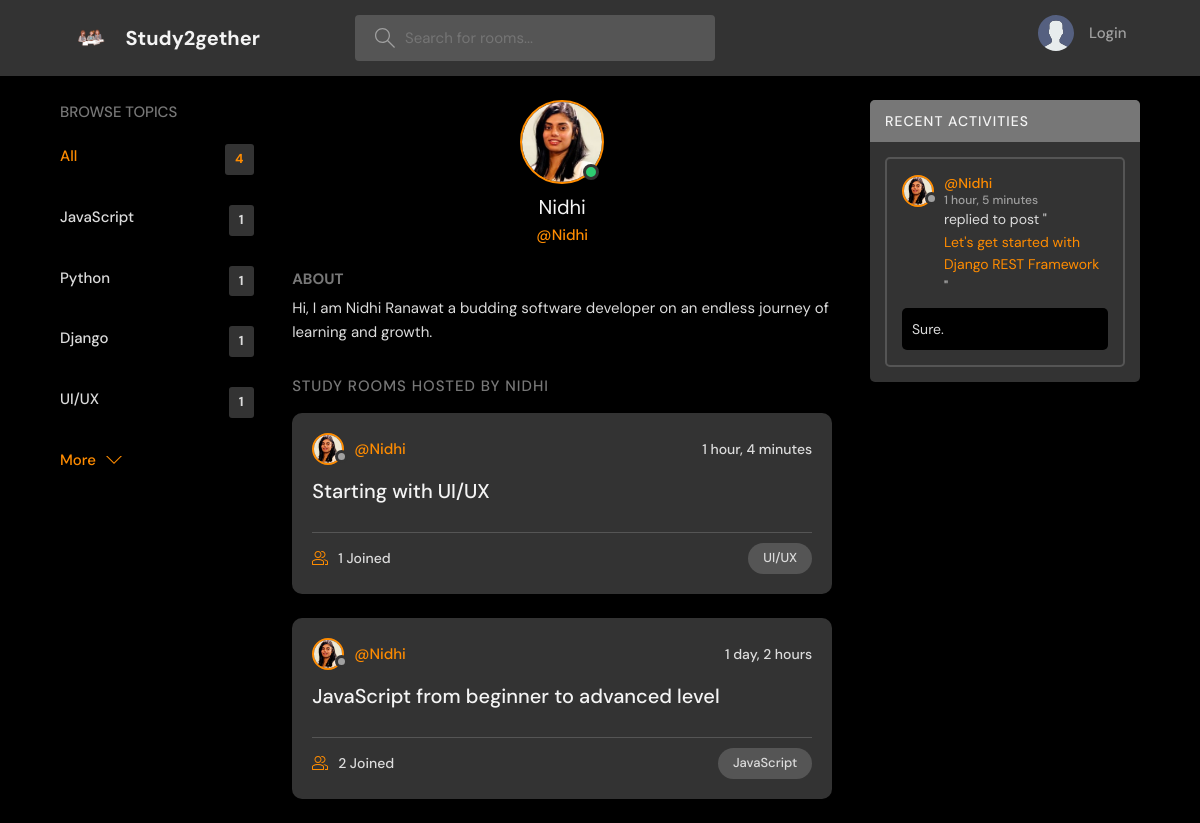
The app's page /profile/1 with its own data.
### base/models.py (models this page shows, shortened)
class Topic(models.Model):
    name = models.CharField(max_length=200)

class User(AbstractUser):
    name = models.CharField(max_length=200, null=True)
    email = models.EmailField(unique=True,null=True)
    bio = models.TextField(null=True)
    avatar = models.ImageField(null=True, default="avatar.svg")
    USERNAME_FIELD = 'email'
    REQUIRED_FIELDS = []

class Room(models.Model):
    host = models.ForeignKey(User, on_delete=models.SET_NULL, null=True)
    topic = models.ForeignKey(Topic, on_delete=models.SET_NULL, null=True)
    name = models.CharField(max_length=200)
    description = models.TextField(null=True, blank=True)
    participants = models.ManyToManyField(User, related_name='participants')
    updated = models.DateTimeField(auto_now=True)
    created = models.DateTimeField(auto_now_add=True)
    class Meta:
        ordering = ['-updated', '-created']
    def __str__(self):
        return self.name

class Messages(models.Model):
    user = models.ForeignKey(User, on_delete=models.CASCADE)
    room = models.ForeignKey(Room, on_delete=models.CASCADE)
    body = models.TextField()
    updated = models.DateTimeField(auto_now=True)
    created = models.DateTimeField(auto_now_add=True)
    class Meta:
        ordering = ['-updated', '-created']

### base/views.py (the view)
# urls.py: path("profile/<str:pk>", views.userProfile, name="user-profile"),
def userProfile(request,pk):
    user = User.objects.get(id=pk)
    rooms = user.room_set.all()
    room_msg = user.messages_set.all()
    topics = Topic.objects.all()
    context = {'user' : user, 'rooms' : rooms, 'room_msgs' : room_msg, 'topics' : topics}
    return render(request, 'base/profile.html',context)

### base/templates/base/profile.html (shortened to what this page needs)
{% extends "main.html" %}
{% block content %}
  <main class="profile-page layout layout--3">
    <div class="container">
      {% include "base/topics_component.html" %}
      <div class="roomList">
        <div class="profile">
          <div class="profile__avatar">
            <div class="avatar avatar--large active">
              <img src="{{user.avatar.url}}" />
            </div>
          </div>
          <div class="profile__info">
            <h3>{{user.username}}</h3>
            <p>@{{user.username}}</p>
          </div>
          <div class="profile__about">
            {% if user.bio %}
            <h3>About</h3>
            <p> {{user.bio}} </p>
              {% else %}
            <p></p>
              {% endif %}
          </div>
        </div>
        <div class="roomList__header">
          <div>
            <h2>Study Rooms Hosted by {{user.username}}</a>
            </h2>
          </div>
        </div>
        {% include "base/feed_component.html" %}
      </div>
      {% include "base/activity_component.html" %}
    </div>
  </main>
{% endblock content %}

### templates/main.html (shortened to what this page needs)
<!DOCTYPE html>
{% load static %}
<html lang="en">
  <head>
    <link rel="stylesheet" href="{% static "styles/style.css" %}" />
  </head>
  <body>
    {% include 'navbar.html' %}
    {% block content %}
    {% endblock %}
  </body>
</html>

### templates/navbar.html (shortened to what this page needs)
{% load static %}
<header class="header header--loggedIn">
    <div class="container">
      <a href="{% url "home" %}" class="header__logo">
        <img src="{% static "images/logo.png" %}" />
        <h1>Study2gether</h1>
      </a>
      <form class="header__search" method='GET' action="{% url "home" %}">
        <label>
          <input name="q" placeholder="Search for rooms..." />
        </label>
      </form>
      <nav class="header__menu">
        {% if request.user.is_authenticated %}
        <div class="header__user">
          <a href="{% url "update-user" %}">
            <div class="avatar avatar--medium active">
              <img src="{{request.user.avatar.url}}" />
            </div>
            <p>{{ request.user.username }} <span>@{{ request.user.username }}</span></p>
          </a>
          <button class="dropdown-button">
            <svg version="1.1" xmlns="http://www.w3.org/2000/svg" width="32" height="32" viewBox="0 0 32 32">
              <title>chevron-down</title>
              <path d="M16 21l-13-13h-3l16 16 16-16h-3l-13 13z"></path>
            </svg>
          </button>
        </div>
        {% else %}
        <a href="{% url "login" %}">
          <img src= "{% static 'images/avatar.svg' %}"/>
          <p>Login</p>
        </a>
        {% endif %}
      </nav>
    </div>
  </header>

### base/templates/base/topics_component.html (shortened to what this page needs)
<div class="topics">
    <div class="topics__header">
      <h2>Browse Topics</h2>
    </div>
    <ul class="topics__list">
      <li>
        <a href="{% url "home" %}" class="active">All <span>{{topics.count}}</span></a>
      </li>
      {% for topic in topics %}
      <li>
        <a href="{% url "home" %}?q={{topic.name}}">{{topic.name}}<span>{{topic.room_set.all.count}}</span></a>
      </li>
      {% endfor %}
    </ul>
    <a class="btn btn--link" href="{% url "topics" %}">
      More
      <svg version="1.1" xmlns="http://www.w3.org/2000/svg" width="32" height="32" viewBox="0 0 32 32">
        <title>chevron-down</title>
        <path d="M16 21l-13-13h-3l16 16 16-16h-3l-13 13z"></path>
      </svg>
    </a>
  </div>

### base/templates/base/feed_component.html (shortened to what this page needs)
{% for room in rooms %}
<div class="roomListRoom">
    <div class="roomListRoom__header">
      <a href="{% url "user-profile" room.host.id %}" class="roomListRoom__author">
        <div class="avatar avatar--small">
          <img src="{{room.host.avatar.url}}" />
        </div>
        <span>@{{room.host.username}}</span>
      </a>
      <div class="roomListRoom__actions">
        <span>{{room.created|timesince}}</span>
      </div>
    </div>
    <div class="roomListRoom__content">
      <a href="{% url 'room' room.id %}">{{room.name}}</a>
    </div>
    <div class="roomListRoom__meta">
      <a href="{% url 'room' room.id %}" class="roomListRoom__joined">
        {{room.participants.all.count}} Joined
      </a>
      <p class="roomListRoom__topic">{{ room.topic.name }}</p>
    </div>
</div>
{% endfor %}

### base/templates/base/activity_component.html (shortened to what this page needs)
<div class="activities">
    <div class="activities__header">
      <h2>Recent Activities</h2>
    </div>
    {% for msg in room_msgs %}
    <div class="activities__box">
      <div class="activities__boxHeader roomListRoom__header">
        <a href="{% url "user-profile" msg.user.id %}" class="roomListRoom__author">
          <div class="avatar avatar--small">
            <img src="{{msg.user.avatar.url}}" />
          </div>
          <p>
            @{{msg.user.username}}
            <span>{{msg.created|timesince}}</span>
          </p>
        </a>
      </div>
      <div class="activities__boxContent">
        <p>replied to post "<a href="{% url "room" msg.room.id %}">{{msg.room}}</a>"</p>
        <div class="activities__boxRoomContent">{{msg.body}}</div>
      </div>
    </div>
    {% endfor %}
  </div>

### records on screen
Topic: name "JavaScript", room_set.all.count "1"
Topic: name "Python", room_set.all.count "1"
Topic: name "Django", room_set.all.count "1"
Topic: name "UI/UX", room_set.all.count "1"
User: avatar (placeholder picture), username "Nidhi", bio "Hi, I am Nidhi Ranawat a budding software developer on an endless journey of learning and growth.", username "NIDHI"
Room: host.avatar (placeholder picture), host.username "Nidhi", created "1 hour, 4 minutes", name "Starting with UI/UX", participants.all.count "1", topic.name "UI/UX"
Room: host.avatar (placeholder picture), host.username "Nidhi", created "1 day, 2 hours", name "JavaScript from beginner to advanced level", participants.all.count "2", topic.name "JavaScript"
Messages: user.avatar (placeholder picture), user.username "Nidhi", created "1 hour, 5 minutes", room "Let's get started with Django REST Framework", body "Sure."

### other values on screen
{{ topics.count }} "4"
